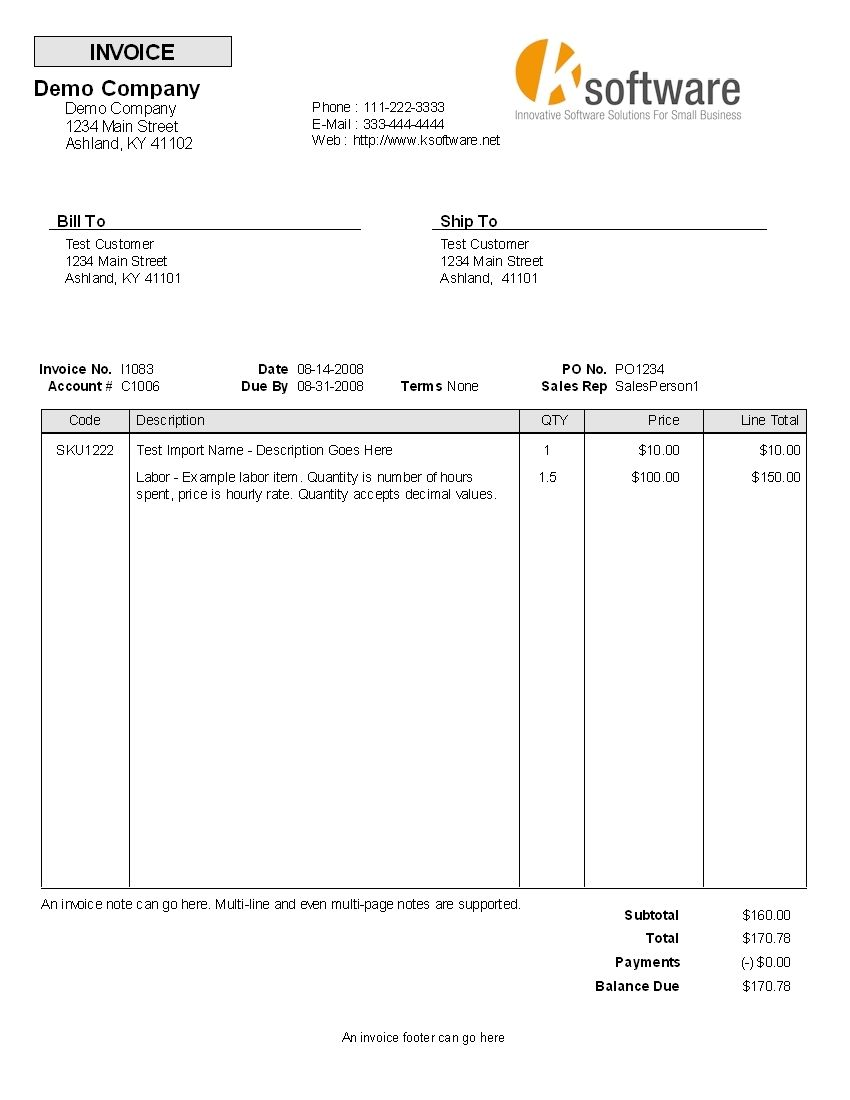
#> input picture advert_invoice.jpg, 850 x 1100 px
$ python text_detector.py
#> lines starting #> are read from the running program, lines starting #| are printed output that depends on the picture; after the words box and inside, x2 and y2 are one past the last pixel; in counts of white or black regions, pixels touching at a corner belong together
### rem_lines.py
import cv2
import numpy as np
from graph import make_graph

#this function is used to expand boxes
#in vertical direction
def stretch_columns(img):
	structure = cv2.getStructuringElement(cv2.MORPH_RECT, (10,1))
	img = cv2.erode(img, structure,iterations=1)
	structure = cv2.getStructuringElement(cv2.MORPH_RECT, (1,20))
	x = cv2.dilate(img, structure,iterations=2)
	structure = cv2.getStructuringElement(cv2.MORPH_RECT, (10,1))
	x = cv2.dilate(x, structure,iterations=1)
	contours, hierarchy = cv2.findContours(x, cv2.RETR_EXTERNAL,
												cv2.CHAIN_APPROX_SIMPLE)

	cv2.imwrite("columnstretched.jpg",x)
	return x

def segment_columns(img,shape,contours):
	mask = np.zeros((shape[0],shape[1]),np.uint8)
	for key in contours:
		for i in contours[key]:
			[x,y,w,h]= i
			mask = cv2.rectangle(mask, (x, y), (x + w, y + h), (255, 255, 255), -1)
			print(y," ",y+h," ",x," ",x+w," is 255")

	structure = cv2.getStructuringElement(cv2.MORPH_RECT, (4,1))
	mask = cv2.erode(mask, structure,iterations=1)
	structure = cv2.getStructuringElement(cv2.MORPH_RECT, (1,20))
	mask = cv2.dilate(mask, structure,iterations=2)
	cont, hierarchy = cv2.findContours(mask, cv2.RETR_EXTERNAL,
												cv2.CHAIN_APPROX_SIMPLE)
	for c in cont:
		[x,y,w,h]= cv2.boundingRect(c)
		img = cv2.rectangle(img, (x, y), (x + w, y + h), (0,255,255), 3)

	cv2.imwrite("blocks.jpg",img)
	return cont
def ignore_lines(img,save_dir,file_name):

	gray=cv2.cvtColor(img,cv2.COLOR_BGR2GRAY)
	ret, bw = cv2.threshold(gray, 0, 255, cv2.THRESH_OTSU | cv2.THRESH_BINARY_INV)
	ret= min(255,int(1.5*ret))

	#after thresholding, to connect pixels in weak images
	structure = cv2.getStructuringElement(cv2.MORPH_RECT, (1,2))
	x = cv2.dilate(bw, structure,iterations=1)

	y=bw

	# Applying dilation on vertical lines
	rows = x.shape[0]
	kernel = np.ones((3,3),np.uint8)
	vertical_size = rows // 80

	# Create structure element for extracting vertical lines through morphology operations
	print("defining vertical lines...",flush=True)
	verticalStructure = cv2.getStructuringElement(cv2.MORPH_RECT, (1,vertical_size))

	# Apply morphology operations
	x = cv2.erode(x, verticalStructure)
	x = cv2.dilate(x, verticalStructure)
	cv2.imwrite(save_dir+ 'X_' + file_name,x)

	#applying mask of vertical lines to image
	rect_kernel = cv2.getStructuringElement(cv2.MORPH_RECT, (3, 3))
	x = cv2.dilate(x, rect_kernel, iterations = 1)


	#applying dilation to horizontal lines
	print("defining horizontal lines...",flush=True)
	cols = y.shape[1]
	horizontal_size = cols // 90

	# Create structure element for extracting horizontal lines through morphology operations
	horizontalStructure = cv2.getStructuringElement(cv2.MORPH_RECT, (horizontal_size, 1))

	# Apply morphology operations
	y = cv2.erode(y, horizontalStructure)
	y = cv2.dilate(y, horizontalStructure)

	# Applying dilation on horizontal lines
	rect_kernel = cv2.getStructuringElement(cv2.MORPH_RECT, (3, 3))
	y = cv2.dilate(y, rect_kernel, iterations = 1)

	cv2.imwrite(save_dir+'Y_' + file_name,y)

	#applying vertical and horizontal line masks
	ret, bw = cv2.threshold(gray, 0, 255, cv2.THRESH_OTSU )
	bw = bw + x + y

	cv2.imwrite(save_dir+'lines_removed_'+file_name,bw)

	rect_kernel = cv2.getStructuringElement(cv2.MORPH_RECT, (5, 5))

	# Appplying dilation on the threshold image
	ret, thresh1 = cv2.threshold(bw, 0, 255, cv2.THRESH_OTSU | cv2.THRESH_BINARY_INV)
	dilation = cv2.dilate(thresh1, rect_kernel, iterations = 1)
	cv2.imwrite(save_dir+'dilated_'+file_name, dilation)
	# Finding contours
	contours, hierarchy = cv2.findContours(dilation, cv2.RETR_EXTERNAL,
												cv2.CHAIN_APPROX_SIMPLE)
	column_dilation = stretch_columns(dilation)
	print("preprocessing done.",flush=True)
	return contours,hierarchy, bw

### merge_boxes.py
import numpy as np
import cv2


#a utility function to assign each word a row
def make_rows(contours, thresh_y = 0.6):
	contoursBBS = {}
	height_list=[]
	for contour in contours:
	    [x, y, w, h] = cv2.boundingRect(contour)
	    height_list.append(h)
	height_list.sort()
	#contours with height less than min_height will be discarded
	min_height = height_list[int(len(height_list)/2)]*0.6
	print("min_height: ",min_height)
	#finding suitable line height
	alpha = int(len(height_list)*0.3)
	line_height = 1.2*sum(height_list[alpha:len(height_list)-alpha])/(len(height_list)-2*alpha)

	for contour in contours:
	    [x, y, w, h] = cv2.boundingRect(contour)
	    if h< min_height : continue
	    cnt= [x,y,w,h]
	    search_key= y
	    #check if current contour is part of any existing row
	    if contoursBBS:
	    	text_row = min(contoursBBS.keys(), key = lambda key: abs(key-search_key))
	    	#if diff btw nearest row and y is greater than the threshhold
	    	#if(abs(text_row-y) > h*thresh_y):
	    	if(abs(text_row-y) > line_height):
	    		contoursBBS[y]=[]
	    		contoursBBS[y].append(cnt)
	    	else :  contoursBBS[text_row].append(cnt)
	    #else make new row
	    else: contoursBBS[y]=[cnt]

	#sort contours
	for row in contoursBBS:
		contoursBBS[row].sort(key = lambda x: x[0])

	return contoursBBS

def detect_line(rect,x1,x2,y1,y2,w1,w2,h1,h2):
	x1=x1+w1+1
	y=int((y1+h1)/2 + (y2+h2)/2)
	pos_edge=0
	neg_edge=0
	for i in range(x1,x2):
		if (int(rect[y][i][0])+int(rect[y][i][1])+int(rect[y][i][2]) - int(rect[y][i-2][0])-int(rect[y][i-2][1])-int(rect[y][i-2][2]))/2 >= 80 : pos_edge=1
		if (int(rect[y][i][0])+int(rect[y][i][1])+int(rect[y][i][2]) - int(rect[y][i-2][0])-int(rect[y][i-2][1])-int(rect[y][i-2][2]) ) /2  <= -80 : neg_edge=1
		if(pos_edge and neg_edge):
			print("line detected between ",x1+w1," ",x2)
			return True
	return False
#a utility function to merge two words based on their nearness
def merge_boxes(rect, contoursBBS, thresh_x = 0.3, thresh_y = 0.3):
	merge_cnt={}
	i=0
	for key in contoursBBS:
		j=1
		i=0
		de=[]
		merge_cnt[key]=[]
		[x1,y1,w1,h1]=contoursBBS[key][i]
		new_width = w1
		new_height = h1
		miny=y1
		#iterating through row to see if current contour can be merged with previous
		while j< len(contoursBBS[key]):

			[x2,y2,w2,h2]=contoursBBS[key][j]
			if( abs(y1-y2)<h1*thresh_y and abs(x1+new_width-x2) < h1*thresh_x and abs(new_height-h2)<h2*thresh_y and not(detect_line(rect,x1,x2,miny,y2, new_width,-1,new_height,h2)and detect_line(rect,x1,x2,miny,y2, new_width,-1,int(new_height/2),int(h2/2)) ) ):
				miny=min(miny,y2)
				new_width= x2-x1+w2
				new_height= max(new_height, y2+h2-miny)
				j+=1
				if j==len(contoursBBS[key]):
					merge_cnt[key].append([x1,miny,new_width,new_height])
			else:
				merge_cnt[key].append([x1,miny,new_width,new_height])
				i=j
				j+=1
				[x1,y1,w1,h1]=contoursBBS[key][i]
				new_width = w1
				new_height = h1
				miny=y1
				if j==len(contoursBBS[key]):
					merge_cnt[key].append(contoursBBS[key][j-1])
		if(len(contoursBBS[key])==1):merge_cnt[key].append(contoursBBS[key][0])
	#print("merged")
	#for i in sorted (merge_cnt) :
	#    print ((i, merge_cnt[i]), end =" ")

	return merge_cnt

### text_detector.py
# Import required packages
from os import listdir
import cv2
import os
import pytesseract
import numpy as np
from rem_lines import ignore_lines, segment_columns
from merge_boxes import make_rows, merge_boxes
from graph import make_graph
#from correctPerspective import getAngle, rotate_image
import time

import csv
labels = {}
with open('labels.csv', mode='r') as infile:
#> (reads labels.csv from the repository)
    reader = csv.reader(infile)
    labels = {rows[1]: rows[0] for rows in reader}

synonyms = {}
with open('label_synonyms.csv', mode='r') as infile:
#> (reads label_synonyms.csv from the repository)
    reader = csv.reader(infile)
    synonyms = {rows[0] : rows[1:] for rows in reader}

print(synonyms)

keys = ['state','code','cgst','igst','sku','sales','supplier','taxable','item','freight','shipping','address','Discount','info','amt','amount','vehicle','bill','details','state','payment','insurance','charges','tax', 'value', 'dispatch', 'dispatched','seller', 'buyer', 'name', 'id', 'no.', 'number', 'gst', 'date', 'percent', 'invoice', 'total', 'cost', 'price', 'rate', 'description','article', 'quantity','amount', 'hsn','sl', 'buyer', 'receiver']


# [44 lines left out: function levenshtein_ratio_and_distance, not called in this run]


def get_text(save_dir,file_name, write_ = False):
	read_dir = save_dir + file_name
	# Mention the installed location of Tesseract-OCR in your system
	#pytesseract.pytesseract.tesseract_cmd = 'System_path_to_tesseract.exe'
	print(read_dir)
	# Read image from which text needs to be extracted
	img = cv2.imread(read_dir)
	rect= img
	img2 = img
	#remove lines and form contours
	contours, hierarchy, img = ignore_lines(img,save_dir,file_name)
	print(contours,'xxxxx')
	# Creating a copy of image
	#rect = img2.copy()
	# A text file is created and flushed
	file = open("recognized.txt", "a")
	file_ = open(save_dir+"recognized.txt","a")
	file.write("")
	file_.write("")

	#assigning rows to contours
	contoursBBS = make_rows(contours)

	#combining contours on the bases of contour thresh x
	merge_cnt = merge_boxes(rect, contoursBBS, thresh_x = 1.0, thresh_y = 0.6)
	column_contours = segment_columns(img2,img.shape,merge_cnt)

	print("recognizing text",flush=True)

	#make_graph(rect,merge_cnt,[1,3,9,21,14,37,24,29,35,74,65,43,45,12,56],column_contours)
	#return
	# Looping through the identified contours
	# Then rectangular part is cropped and passed on
	# to pytesseract for extracting text from it
	# Extracted text is then written into the text file
	# Open the file in append mode
	croptime=0
	tesstime=0
	tt=time.time()
	key_nodes=[]
	text_val={}
	node_number=0
	node_columns={}

	for cnt in sorted(merge_cnt):
		#print(cnt)
		#cv2.line(rect,(0,cnt),(len(rect[0])-1,cnt),(255,0,0),2)
		for contour in merge_cnt[cnt] :
			node_number+=1
			[x, y, w, h] = contour
			if h<10 : continue
			# Drawing a rectangle on copied image
			rect = cv2.rectangle(rect, (x, y), (x + w, y + h), (0, 255, 0), 1)

			# Cropping the text block for giving input to OCR
			#offset= int (h*cnt_thresh_y)
			#y=y-offset
			#x=x-offset
			start = time.time()
			cropped = img[max(0,y-2) :y + h + 2 , max(0,x - 2)  : x + w + 2]
			end = time.time()
			croptime+= end-start
			# Apply OCR on the cropped image

			text = ""
			text = pytesseract.image_to_string(cropped, lang='eng', config='--psm 6')
			p=text.split(' ')
			for tex in p:
				tex=tex.lower()
				if(tex in keys):
					rect = cv2.rectangle(rect, (x, y), (x + w, y + h), (0, 0, 255), 1)
					key_nodes.append(node_number-1)
					break
				else:
					for k in keys:
						#print(k + " " + tex)
						if(k in tex):
							rect = cv2.rectangle(rect, (x, y), (x + w, y + h), (0, 0, 255), 1)
							key_nodes.append(node_number-1)
							break
						if(len(text)>=1 and levenshtein_ratio_and_distance(k,tex)>0.8 ):
							rect = cv2.rectangle(rect, (x, y), (x + w, y + h), (0, 0, 255), 1)
							key_nodes.append(node_number-1)
							# if(':' in text):
							# 	key, val = text.split(':',1)
							# 	break
							break
			text_val[node_number-1] = text
			end2 = time.time()
			tesstime += end2-end
			# Appending the text into file
			if text!="":
				if write_: file.write(text)
				file_.write(text)
				if write_: file_.write("\n")
				file.write("\n")

	tt = time.time()- tt
	print("croptime: ",croptime, "  tesstime: ",tesstime,"   tt: ",tt)
	# Close the file
	file.close
	cv2.imwrite(save_dir+'boxed_'+file_name, rect)


	make_graph(rect,merge_cnt,key_nodes,column_contours, text_val, synonyms, labels)
	#cv2.imshow('ho hey',rect)
	#cv2.waitKey(0)
	#cv2.destroyAllWindows()

def main():

	path = '/home/hemal/th/nlp/invoice-extractor/invoice_images/'

	# folders = listdir(path)
	#print(pdfs)
	# get_text(path + 'Sample/','advert_invoice.jpg',write_=False)
	get_text(os.path.dirname(os.path.realpath(__file__)),'/advert_invoice.jpg',write_=False)
#> in get_text, img is the input picture: shape (1100, 850, 3); mean B, G, R 247.3, 247.6, 247.8
#> in ignore_lines, `ret, bw = cv2.threshold(gray, 0, 255, cv2.THRESH_OTSU | cv2.THRESH_BIN..`:
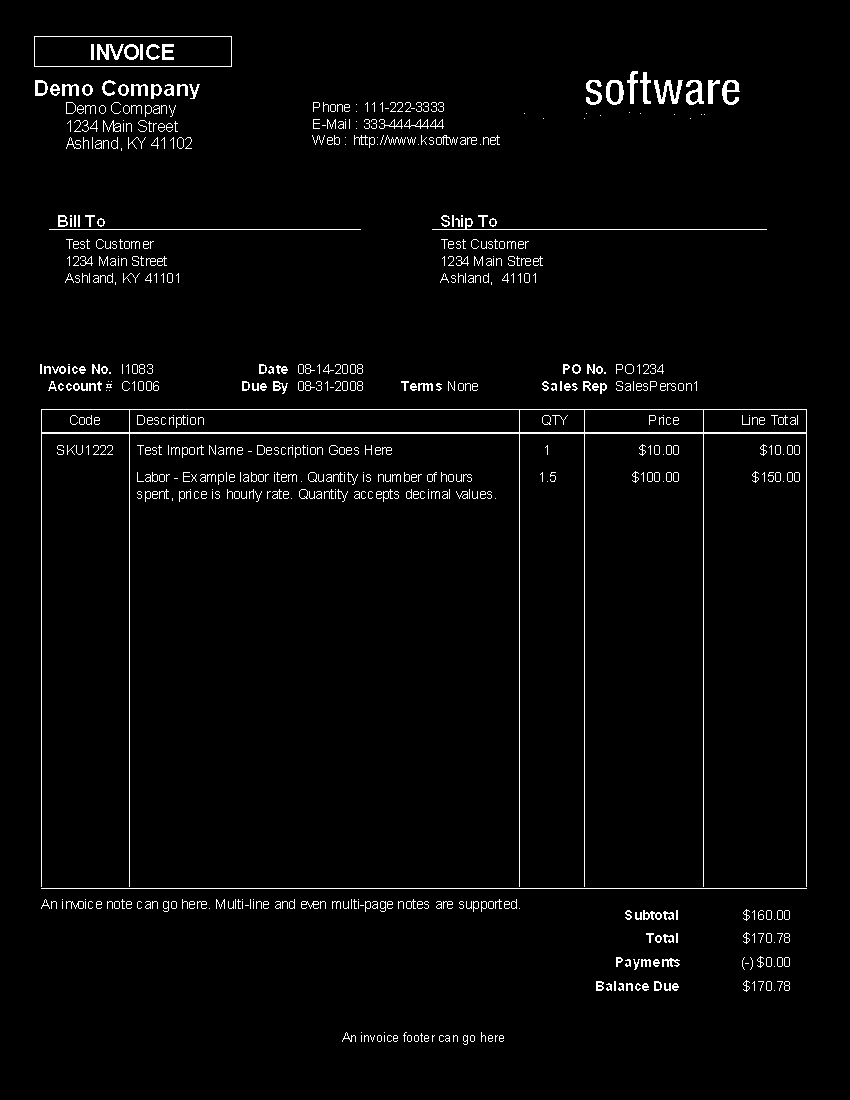
#> bw: shape (1100, 850); 2.5% white in thin lines or dots, all inside (x1, y1, x2, y2) = (34, 36, 807, 1045)
#> in ignore_lines, `ret, bw = cv2.threshold(gray, 0, 255, cv2.THRESH_OTSU | cv2.THRESH_BIN..`: ret = 131
#> in ignore_lines, `ret= min(255,int(1.5*ret))`: ret = 196
#> in ignore_lines, `ret, bw = cv2.threshold(gray, 0, 255, cv2.THRESH_OTSU )`: ret = 131
#> in ignore_lines, `ret, thresh1 = cv2.threshold(bw, 0, 255, cv2.THRESH_OTSU | cv2.THRESH_..`: ret = 0
#> in ignore_lines, `contours, hierarchy = cv2.findContours(dilation, cv2.RETR_EXTERNAL, cv..`: contours = 169 contours, 17 with area under 20; largest, box (x1, y1, x2, y2) and area: (352, 133, 502, 150) 1680, (614, 379, 699, 393) 959, (136, 103, 180, 134) 925, (362, 117, 445, 131) 898, (135, 413, 206, 430) 828
#> in stretch_columns, `contours, hierarchy = cv2.findContours(x, cv2.RETR_EXTERNAL, cv2.CHAIN..`: contours = 37 contours; largest, box (x1, y1, x2, y2) and area: (121, 344, 499, 521) 33776, (311, 82, 503, 167) 13225, (65, 29, 203, 171) 12317, (60, 197, 182, 305) 9316, (615, 344, 700, 504) 9162
#> in get_text, `contours, hierarchy, img = ignore_lines(img,save_dir,file_name)`: contours = 169 contours, 17 with area under 20; largest, box (x1, y1, x2, y2) and area: (352, 133, 502, 150) 1680, (614, 379, 699, 393) 959, (136, 103, 180, 134) 925, (362, 117, 445, 131) 898, (135, 413, 206, 430) 828
#> (printed output is left out)
#> the loop in make_rows, `for contour in contours:` made 169 passes
#> (x, y, w, h) on passes 1 to 3: (461, 1033, 16, 14), (479, 1030, 27, 14), (401, 1030, 59, 14)
#> after the loop in make_rows, `for contour in contours:`: height_list = 169 values, max 31 at index 132, min 5 at index 47, mean 12.82
#> in make_rows, `min_height = height_list[int(len(height_list)/2)]*0.6`: min_height = 8.4
#> in make_rows, `alpha = int(len(height_list)*0.3)`: alpha = 50
#> in make_rows, `line_height = 1.2*sum(height_list[alpha:len(height_list)-alpha])/(len(..`: line_height = 16.77
#> the loop in make_rows, `for contour in contours:` made 169 passes
#> (x, y, w, h, search_key, text_row) on passes 2 to 9: (479, 1030, 27, 14, 1030, 1033), (401, 1030, 59, 14, 1030, 1033), (359, 1030, 41, 14, 1030, 1033), (340, 1030, 18, 14, 1030, 1033), (741, 979, 51, 14, 979, 1033), (652, 979, 29, 14, 979, 979), (594, 979, 57, 14, 979, 979), (740, 955, 52, 17, 955, 979)
#> the loop in make_rows, `for row in contoursBBS:` made 20 passes
#> row on passes 1 to 8: 1033, 979, 955, 931, 908, 487, 470, 443
#> the loop in merge_boxes, `for key in contoursBBS:` made 20 passes
#> the loop in segment_columns, `for key in contours:` made 20 passes
#> the loop in segment_columns, `for c in cont:` made 19 passes
#> c on passes 1, 4, 6, 13, 14, 18: [[342, 1012], [342, 1067], [505, 1067], [505, 1012]], [[41, 879], [41, 934], [521, 934], [521, 879]], [[401, 361], [401, 413], [479, 413], [479, 361]], [[596, 74], [596, 123], [603, 123], [603, 74]], [[737, 63], [737, 111], [740, 111], [740, 63]], [[654, 60], [654, 107], [656, 107], [656, 60]]
#> after the loop in segment_columns, `for c in cont:`:
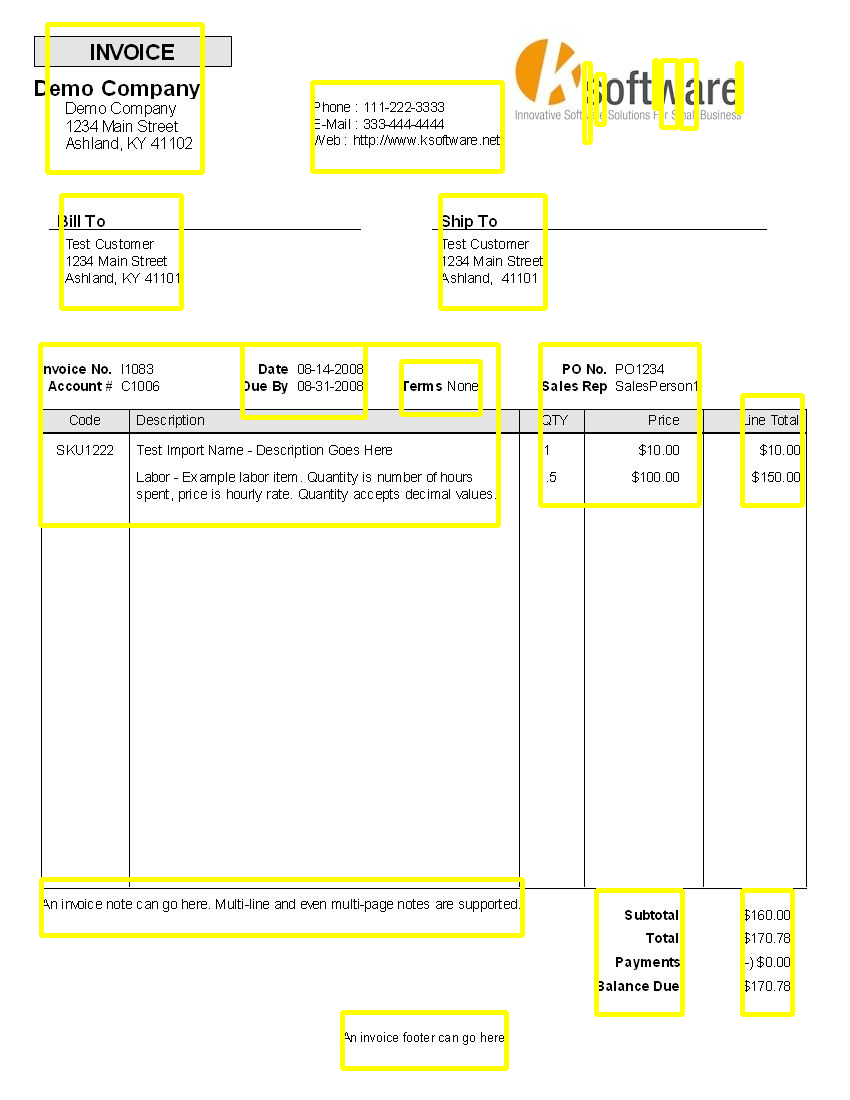
#> img: shape (1100, 850, 3); mean B, G, R 237, 248, 248.2
#> the loop in get_text, `for cnt in sorted(merge_cnt):` made 1 pass
#> cnt on pass 1: 48
#> after the loop in get_text, `for cnt in sorted(merge_cnt):`:
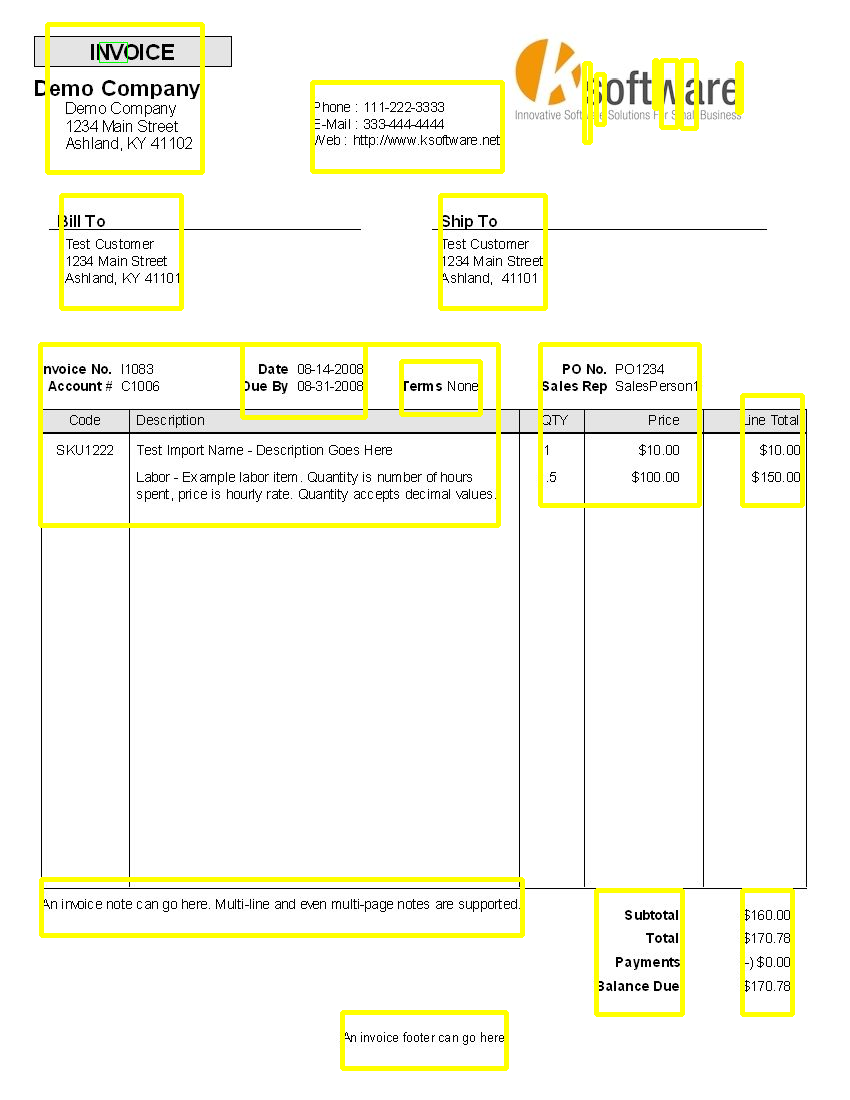
#> rect: shape (1100, 850, 3); 4.22% of pixels changed, all inside (x1, y1, x2, y2) = (38, 22, 805, 1071)

	# [12 lines of commented-out code are left out]

if __name__ == '__main__':
	main()
#> (the call stopped at in get_text, `text = pytesseract.image_to_string(cropped, lang='eng', config='--psm ..`: pytesseract is not available in this run)
